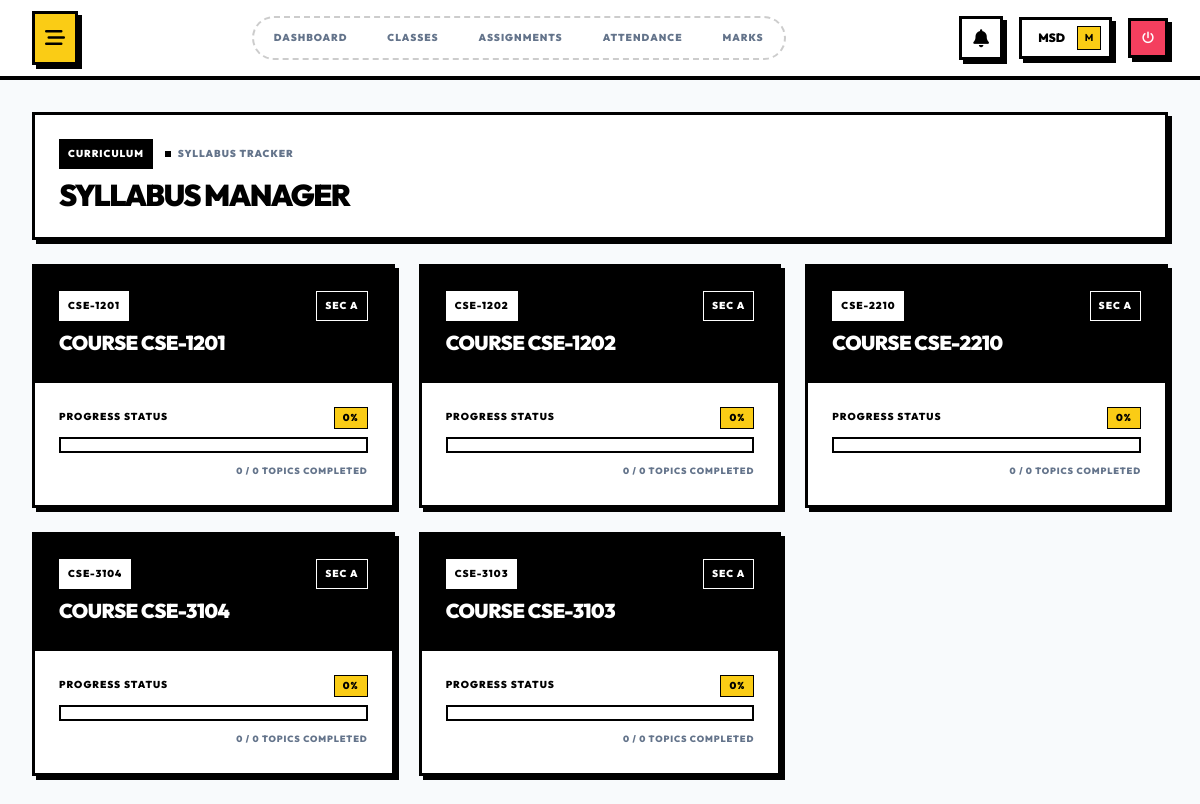
Screenshot of /modules/teacher/syllabus.php (signed in) with the database file from the repository.
### tables this page shows
CREATE TABLE `course_offerings` (
  `id` int(10) UNSIGNED NOT NULL,
  `course_id` int(10) UNSIGNED NOT NULL,
  `semester_id` int(10) UNSIGNED NOT NULL,
  `section` varchar(10) NOT NULL,
  `max_students` int(11) DEFAULT 60,
  `enrolled_students` int(11) DEFAULT 0,
  `status` enum('open','closed','completed') DEFAULT 'open',
  `created_at` timestamp NOT NULL DEFAULT current_timestamp(),
  `updated_at` timestamp NOT NULL DEFAULT current_timestamp() ON UPDATE current_timestamp()
);

CREATE TABLE `courses` (
  `id` int(10) UNSIGNED NOT NULL,
  `department_id` int(10) UNSIGNED NOT NULL,
  `course_code` varchar(20) NOT NULL,
  `course_name` varchar(200) NOT NULL,
  `credit_hours` decimal(3,1) NOT NULL,
  `course_type` enum('theory','lab','project','thesis') DEFAULT 'theory',
  `semester_number` int(11) NOT NULL,
  `description` text DEFAULT NULL,
  `syllabus` text DEFAULT NULL,
  `status` enum('active','inactive') DEFAULT 'active',
  `created_at` timestamp NOT NULL DEFAULT current_timestamp(),
  `updated_at` timestamp NOT NULL DEFAULT current_timestamp() ON UPDATE current_timestamp(),
  `deleted_at` timestamp NULL DEFAULT NULL,
  `default_room_id` int(10) UNSIGNED DEFAULT NULL
);

### includes/session.php (called while the page is built, shortened)
<?php
function get_current_user_id() {
    return $_SESSION['user_id'] ?? null;
}

### modules/teacher/syllabus.php (the view, shortened to what this page needs)
<?php
require_once __DIR__ . '/../../includes/session.php';
require_once __DIR__ . '/../../includes/auth.php';
$user_id = get_current_user_id();
$stmt = $db->prepare("SELECT id FROM teachers WHERE user_id = ?");
$stmt->bind_param("i", $user_id);
$stmt->execute();
$teacher = $stmt->get_result()->fetch_assoc();
$teacher_id = $teacher['id'];
$action = $_GET['action'] ?? 'list';
?>
<div class="space-y-6">
    <div class="os-card p-6 flex flex-col md:flex-row md:items-center justify-between gap-6 relative overflow-hidden bg-white">
        <div class="relative z-10">
            <div class="flex items-center gap-3 mb-2">
                <span class="px-2 py-1 bg-black text-white text-[10px] font-black uppercase tracking-widest border border-black">Curriculum</span>
                <span class="text-[10px] font-black text-slate-500 uppercase tracking-widest">
                    <span class="w-1.5 h-1.5 rounded-none bg-black inline-block mr-1"></span>
                    Syllabus Tracker
                </span>
            </div>
            <h1 class="text-3xl font-black uppercase tracking-tighter">Syllabus <span class="text-black">Manager</span></h1>
        </div>
    </div>
    <?php if ($action === 'list'):
        $res = $db->query("SELECT co.id, c.course_code, c.course_name, co.section,
            (SELECT COUNT(*) FROM syllabus_topics WHERE course_offering_id = co.id) as total_topics,
            (SELECT COUNT(*) FROM syllabus_topics WHERE course_offering_id = co.id AND status = 'completed') as completed_topics
            FROM course_offerings co
            JOIN courses c ON co.course_id = c.id
            JOIN teacher_courses tc ON co.id = tc.course_offering_id
            WHERE tc.teacher_id = $teacher_id AND co.status = 'open'");
    ?>
        <div class="grid grid-cols-1 md:grid-cols-2 lg:grid-cols-3 gap-6">
            <?php while($c = $res->fetch_assoc()):
                $percent = $c['total_topics'] > 0 ? round(($c['completed_topics'] / $c['total_topics']) * 100) : 0;
            ?>
                <a href="?action=manage&course_id=<?php echo $c['id']; ?>" class="os-card p-0 bg-white hover:-translate-y-1 hover:shadow-[8px_8px_0px_#000000] transition-all group">
                    <div class="p-6 border-b-2 border-black bg-black text-white">
                        <div class="flex justify-between items-start mb-2">
                            <span class="px-2 py-1 bg-white text-black text-[10px] font-black uppercase tracking-widest border border-white"><?php echo $c['course_code']; ?></span>
                            <span class="text-[10px] font-black text-white uppercase tracking-widest border border-white px-2 py-1">Sec <?php echo $c['section']; ?></span>
                        </div>
                        <h3 class="text-xl font-black uppercase tracking-tight group-hover:text-yellow-400 transition-colors"><?php echo $c['course_name']; ?></h3>
                    </div>
                    <div class="p-6 space-y-4">
                        <div class="space-y-2">
                            <div class="flex justify-between text-[10px] font-black uppercase tracking-widest">
                                <span class="text-black">Progress Status</span>
                                <span class="text-black bg-yellow-400 px-2 border border-black"><?php echo $percent; ?>%</span>
                            </div>
                            <div class="h-4 bg-white border-2 border-black p-0.5">
                            </div>
                            <p class="text-[9px] text-right font-black text-slate-500 uppercase tracking-widest mt-1"><?php echo $c['completed_topics']; ?> / <?php echo $c['total_topics']; ?> Topics Completed</p>
                        </div>
                    </div>
                </a>
            <?php endwhile; ?>
        </div>
    <?php endif; ?>
</div>
<?php
include __DIR__ . '/../../includes/layouts/dashboard.php';
?>

### assets/css/custom.css (style rules this page uses)
:root { --primary: #facc15; --primary-hover: #eab308; --black: #000000; --white: #ffffff; --slate: #94a3b8; --bg-body: #f8fafc; --bg-card: #ffffff; --border-width: 3px; --border-color: #000000; --shadow-hard: 4px 4px 0px #000000; --shadow-hard-lg: 8px 8px 0px #000000; --shadow-hard-sm: 2px 2px 0px #000000; --font-heading: 'Outfit', sans-serif; --font-body: 'Outfit', sans-serif; --font-mono: 'Outfit', sans-serif; }
body { font-family: var(--font-body); background-color: var(--bg-body); color: var(--black); -webkit-font-smoothing: antialiased; }
h1, h2, h3, h4, h5, h6 { font-family: var(--font-heading); font-weight: 900; text-transform: uppercase; letter-spacing: -0.025em; }
.os-card { background: var(--bg-card); border: var(--border-width) solid var(--black); box-shadow: var(--shadow-hard); transition: all 0.2s cubic-bezier(0.4, 0, 0.2, 1); position: relative; overflow: hidden; }

### rows the page displays
course_offerings: course.course_code "CSE-1201", section "A", course.course_name "COURSE CSE-1201", percent "0", completed_topics "0", total_topics "0"
course_offerings: course.course_code "CSE-1202", section "A", course.course_name "COURSE CSE-1202", percent "0", completed_topics "0", total_topics "0"
course_offerings: course.course_code "CSE-2210", section "A", course.course_name "COURSE CSE-2210", percent "0", completed_topics "0", total_topics "0"
course_offerings: course.course_code "CSE-3104", section "A", course.course_name "COURSE CSE-3104", percent "0", completed_topics "0", total_topics "0"
course_offerings: course.course_code "CSE-3103", section "A", course.course_name "COURSE CSE-3103", percent "0", completed_topics "0", total_topics "0"

### other values shown
$link['label'] "DASHBOARD"
$link['label'] "CLASSES"
$link['label'] "ASSIGNMENTS"
$link['label'] "ATTENDANCE"
$link['label'] "MARKS"
explode(' ', $_SESSION['username'])[0] "MSD"
substr($_SESSION['username'] ?? 'U', 0, 1) "M"
